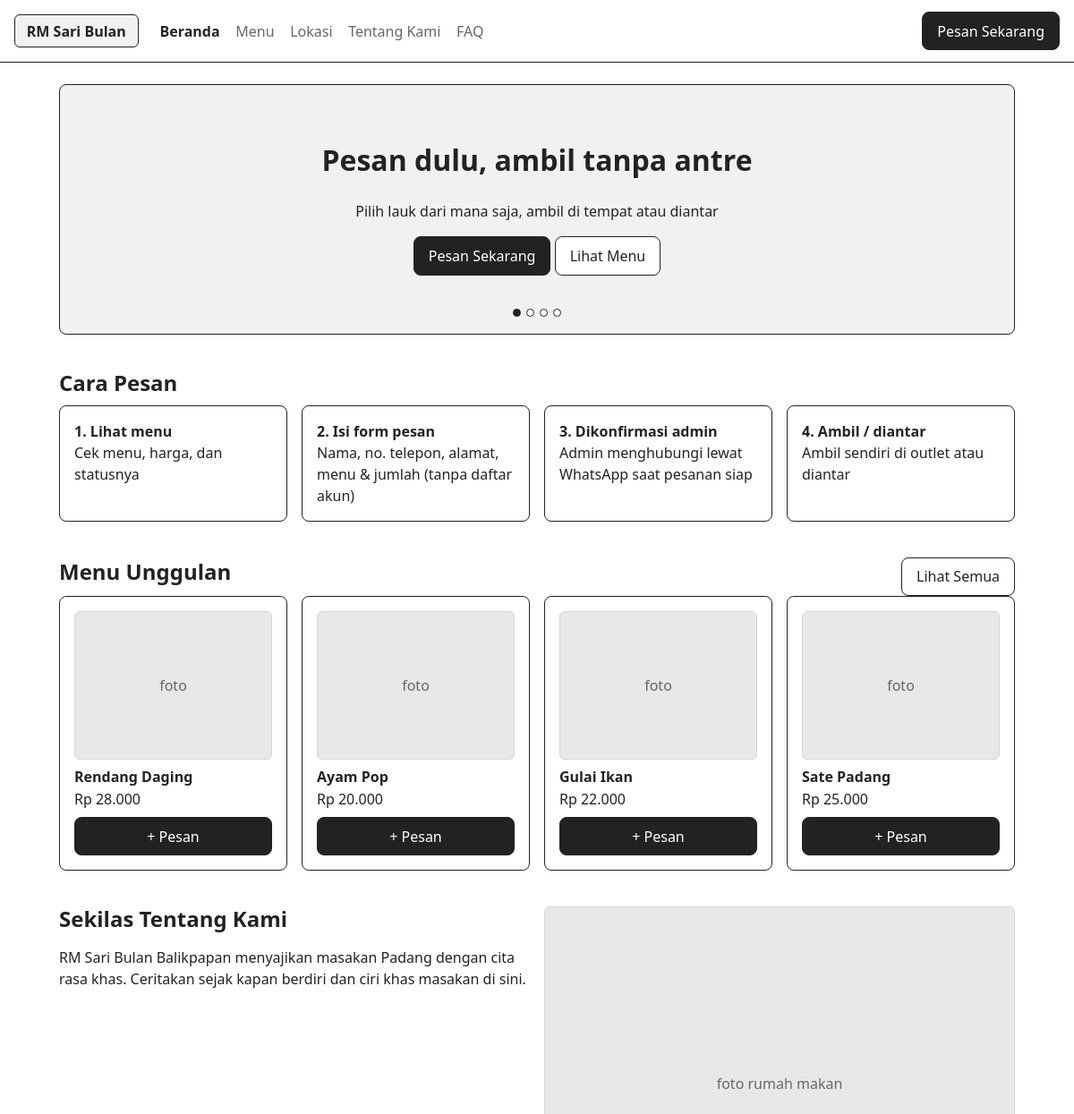
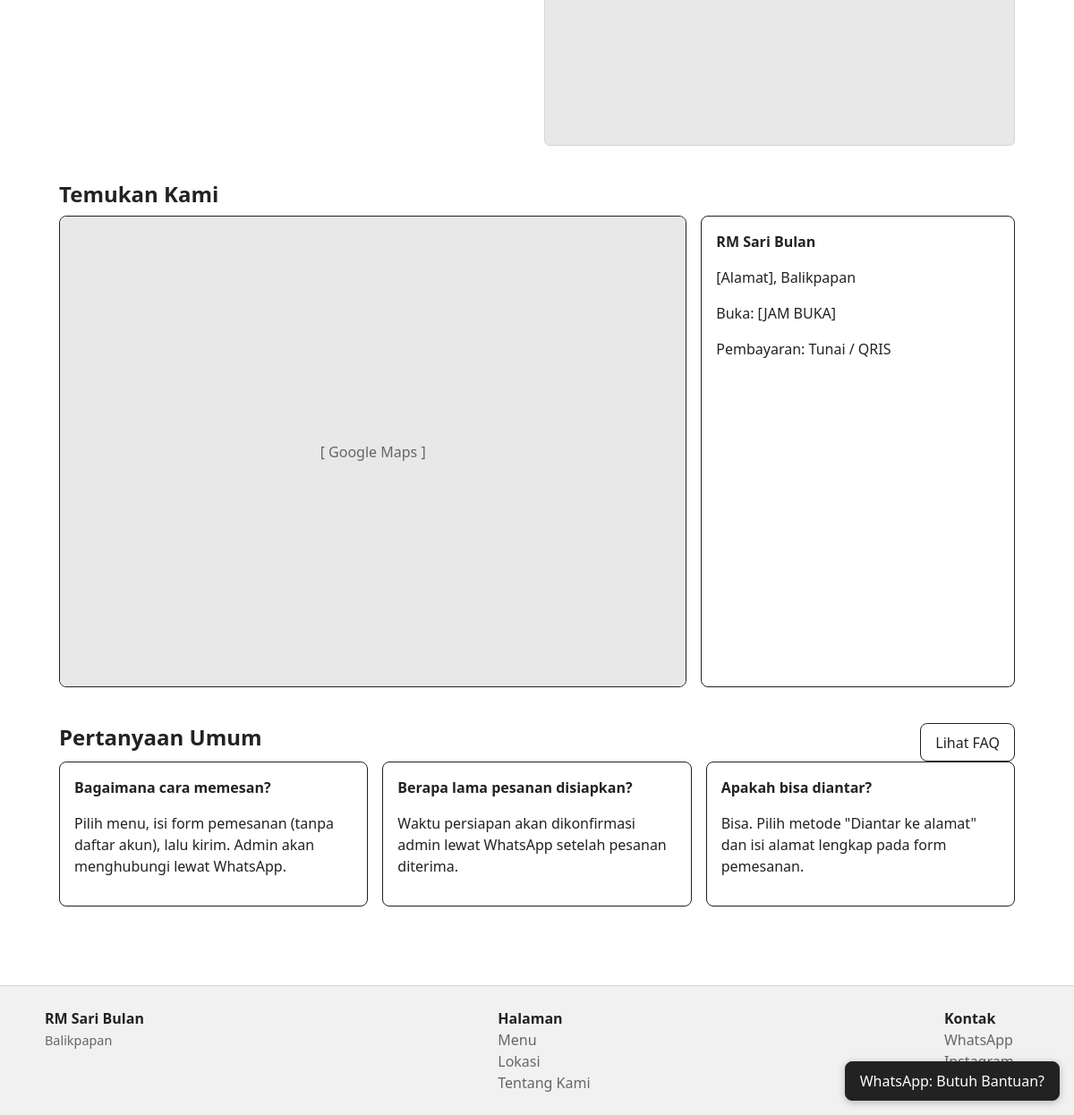
The page / on the database its author committed (2 pictures, top to bottom).
### tables this page shows
CREATE TABLE menu (
  id_menu    INT UNSIGNED NOT NULL AUTO_INCREMENT,
  nama_menu  VARCHAR(100) NOT NULL,
  kategori   ENUM('Lauk','Sayur','Minuman','Paket') NOT NULL DEFAULT 'Lauk',
  harga      INT UNSIGNED NOT NULL,
  deskripsi  TEXT NULL,
  gambar     VARCHAR(255) NULL,
  status     ENUM('tersedia','habis') NOT NULL DEFAULT 'tersedia',   
  created_at TIMESTAMP NOT NULL DEFAULT CURRENT_TIMESTAMP,
  PRIMARY KEY (id_menu),
  KEY idx_menu_kategori (kategori),
  KEY idx_menu_status (status)
);

CREATE TABLE faq_feedback (
  id_faq_feedback INT UNSIGNED NOT NULL AUTO_INCREMENT,
  id_user         INT UNSIGNED NULL,
  tipe            ENUM('faq','kritik') NOT NULL,
  judul           VARCHAR(255) NULL,
  isi             TEXT NOT NULL,
  nama_pengirim   VARCHAR(100) NULL,
  created_at      TIMESTAMP NOT NULL DEFAULT CURRENT_TIMESTAMP,
  PRIMARY KEY (id_faq_feedback),
  KEY idx_ff_tipe (tipe),
  CONSTRAINT fk_ff_user FOREIGN KEY (id_user) REFERENCES users(id_user)
    ON DELETE SET NULL ON UPDATE CASCADE
);

### index.php (called while the page is built, shortened)
<?php
function e($v): string
{
    return htmlspecialchars((string)$v, ENT_QUOTES | ENT_SUBSTITUTE, 'UTF-8');
}
function app(?string $key = null)
{
    static $cfg = null;
    $cfg ??= (require BASE_PATH . '/config/database.php')['app'];
    return $key === null ? $cfg : ($cfg[$key] ?? null);
}
function url(string $route = 'home', array $params = []): string
{
    if ($route === 'home' && !$params) return 'index.php';
    return 'index.php?' . http_build_query(['r' => $route] + $params);
}
function render(string $view, array $data = [], string $layout = 'home/layout'): void
{
    extract($data, EXTR_SKIP);
    require BASE_PATH . "/views/$view.php";
    $content = ob_get_clean();
    require BASE_PATH . "/views/$layout.php";
}
function rupiah($n): string { return 'Rp ' . number_format((float)$n, 0, ',', '.'); }
function wa_link(string $phone, string $text = ''): string
{
    $d = preg_replace('/\D+/', '', $phone);
    return 'https://wa.me/' . $d . ($text !== '' ? '?text=' . rawurlencode($text) : '');
}
spl_autoload_register(function (string $class): void {
    foreach (['controllers', 'models', 'core'] as $dir) {
        $file = BASE_PATH . "/$dir/$class.php";
        if (is_file($file)) { require $file; return; }
    }
});
$routes = [
    'home'            => ['MenuController',        'home',          'GET'],
    'menu'            => ['MenuController',        'index',         'GET'],
    'order'           => ['OrderController',       'form',          'GET'],
    'order/store'     => ['OrderController',       'store',         'POST'],
    'order/done'      => ['OrderController',       'done',          'GET'],
    'faq'             => ['FaqFeedbackController', 'index',         'GET'],
    'feedback/store'  => ['FaqFeedbackController', 'kirim',         'POST'],
    'login'           => ['AuthController',        'showLogin',     'GET'],
    'login/proses'    => ['AuthController',        'login',         'POST'],
    'logout'          => ['AuthController',        'logout',        'POST'],
    'admin/orders'        => ['OrderController',       'adminIndex',    'GET',  true],
    'admin/orders/update' => ['OrderController',       'adminUpdate',   'POST', true],
    'admin/menu'          => ['MenuController',        'adminIndex',    'GET',  true],
    'admin/menu/save'     => ['MenuController',        'save',          'POST', true],
    'admin/menu/delete'   => ['MenuController',        'delete',        'POST', true],
    'admin/faq'           => ['FaqFeedbackController', 'adminIndex',    'GET',  true],
    'admin/faq/save'      => ['FaqFeedbackController', 'faqSave',       'POST', true],
    'admin/faq/delete'    => ['FaqFeedbackController', 'faqDelete',     'POST', true],
    'admin/feedback/delete' => ['FaqFeedbackController', 'feedbackDelete', 'POST', true],
];
$route = (string)($_GET['r'] ?? 'home');
try {
    [$class, $method, $verb] = $routes[$route];
    (new $class())->$method();
} catch (Throwable $e) {
    error_log($e);
    http_response_code(500);
    $pesan = app('debug') ? $e->getMessage() : 'Terjadi kesalahan pada server. Silakan coba lagi nanti.';
    render('home/error', ['title' => 'Kesalahan', 'pesan' => $pesan]);
}

### controllers/MenuController.php (called while the page is built, shortened)
<?php
class MenuController
{
    public function home(): void
    {
        render('home/index', [
            'title'    => 'Beranda',
            'active'   => 'home',
            'featured' => Menu::featured(4),
            'faqs'     => FaqFeedback::faqs(3),
        ]);
    }
}

### core/QueryBuilder.php (called while the page is built, shortened)
<?php
class QueryBuilder
{
    private PDO $pdo;
    private string $table;
    private string $columns = '*';
    private array $wheres = [];
    private array $bindings = [];
    private array $orders = [];
    private ?int $limit = null;
    private function __construct(string $table)
    {
        $this->table = self::ident($table);
        $this->pdo = Database::connection();
    }
    private static function ident(string $name): string
    {
        return $name;
    }
    public function where(string $column, string $op, $value): self
    {
        $this->wheres[] = self::ident($column) . " $op ?";
        $this->bindings[] = $value;
        return $this;
    }
    public function orderBy(string $column, string $dir = 'ASC'): self
    {
        $this->orders[] = self::ident($column) . ' ' . (strtoupper($dir) === 'DESC' ? 'DESC' : 'ASC');
        return $this;
    }
    public function limit(int $limit): self
    {
        $this->limit = $limit;
        return $this;
    }
    private function whereSql(): string
    {
        return $this->wheres ? ' WHERE ' . implode(' AND ', $this->wheres) : '';
    }
    private function run(string $sql, array $params): PDOStatement
    {
        $stmt = $this->pdo->prepare($sql);
        $stmt->execute($params);
        return $stmt;
    }
    public function get(): array
    {
        $sql = "SELECT {$this->columns} FROM {$this->table}";
        $sql .= $this->whereSql();
        if ($this->orders) $sql .= ' ORDER BY ' . implode(', ', $this->orders);
        if ($this->limit !== null)  $sql .= ' LIMIT ' . (int)$this->limit;
        return $this->run($sql, $this->bindings)->fetchAll();
    }
}

### config/database.php (called while the page is built)
<?php
return [
    'database' => [
        'host'     => 'localhost',
        'port'     => 3306,
        'dbname'   => 'preorder_sari_bulan',
        'username' => 'root',
        'password' => '',
        'charset'  => 'utf8mb4',
    ],
    'app' => [
        'nama'       => 'RM Sari Bulan',
        'kota'       => 'Balikpapan',
        'alamat'     => '[Alamat], Balikpapan',
        'jam_buka'   => '[JAM BUKA]',
        'wa'         => '6281234567890',
        'instagram'  => 'https://instagram.com/',
        'maps_embed' => '',
        'tentang'    => 'RM Sari Bulan Balikpapan menyajikan masakan Padang dengan cita rasa khas. Ceritakan sejak kapan berdiri dan ciri khas masakan di sini.',
        'debug'      => false,
    ],
];

### core/Database.php (called while the page is built)
<?php
class Database
{
    private static ?PDO $pdo = null;
    public static function connection(): PDO
    {
        if (self::$pdo === null) {
            $c = (require BASE_PATH . '/config/database.php')['database'];
            $dsn = "mysql:host={$c['host']};port={$c['port']};dbname={$c['dbname']};charset={$c['charset']}";
            self::$pdo = new PDO($dsn, $c['username'], $c['password'], [
                PDO::ATTR_ERRMODE            => PDO::ERRMODE_EXCEPTION,
                PDO::ATTR_DEFAULT_FETCH_MODE => PDO::FETCH_ASSOC,
                PDO::ATTR_EMULATE_PREPARES   => false,
            ]);
        }
        return self::$pdo;
    }
}

### models/Menu.php (called while the page is built, shortened)
<?php
class Menu
{
    public static function featured(int $n = 4): array
    {
        return QueryBuilder::table('menu')->where('status', '=', 'tersedia')->orderBy('id_menu', 'DESC')->limit($n)->get();
    }
}

### models/FaqFeedback.php (called while the page is built, shortened)
<?php
class FaqFeedback
{
    public static function faqs(?int $limit = null): array
    {
        $q = QueryBuilder::table('faq_feedback')->where('tipe', '=', 'faq')->orderBy('id_faq_feedback');
        if ($limit) $q->limit($limit);
        return $q->get();
    }
}

### views/menu/_card.php (the view, shortened to what this page needs)
<div class="card menu-card">
  <?php if ($m['gambar']): ?>
    <img class="thumb" src="uploads/menu/<?= e($m['gambar']) ?>" alt="<?= e($m['nama_menu']) ?>" loading="lazy">
  <?php else: ?><div class="ph">foto</div><?php endif; ?>
  <h3><?= e($m['nama_menu']) ?></h3>
  <div class="price"><?= rupiah($m['harga']) ?></div>
  <div style="margin-top:.5rem">
  <?php if ($m['status'] === 'tersedia'): ?>
    <a class="btn btn-dark btn-block" href="<?= url('order', ['menu' => $m['id_menu']]) ?>"><?= !empty($detail) ? 'Pesan' : '+ Pesan' ?></a>
  <?php else: ?>
    <span class="btn btn-block off">Habis</span>
  <?php endif; ?>
  </div>
</div>

### views/home/index.php (shortened to what this page needs)
<section class="hero" id="hero">
  <?php foreach ([
    ['Pesan dulu, ambil tanpa antre', 'Pilih lauk dari mana saja, ambil di tempat atau diantar'],
    ['Masakan Padang khas Balikpapan', 'Rendang, ayam pop, gulai ikan, dan sate Padang'],
    ['Tanpa daftar akun', 'Cukup isi form pemesanan, admin akan menghubungi lewat WhatsApp'],
    ['Bayar tunai atau QRIS', 'Pilih metode yang paling nyaman untuk Anda'],
  ] as $i => [$h, $p]): ?>
    <div class="slide <?= $i === 0 ? 'on' : '' ?>">
      <h1><?= e($h) ?></h1><p><?= e($p) ?></p>
      <div><a class="btn btn-dark" href="<?= url('order') ?>">Pesan Sekarang</a> <a class="btn" href="<?= url('menu') ?>">Lihat Menu</a></div>
    </div>
  <?php endforeach; ?>
  <div class="dots"><i class="dot on"></i><i class="dot"></i><i class="dot"></i><i class="dot"></i></div>
</section>
<section class="section">
  <h2>Cara Pesan</h2>
  <div class="grid g4">
    <div class="card"><strong>1. Lihat menu</strong><br>Cek menu, harga, dan statusnya</div>
    <div class="card"><strong>2. Isi form pesan</strong><br>Nama, no. telepon, alamat, menu &amp; jumlah (tanpa daftar akun)</div>
    <div class="card"><strong>3. Dikonfirmasi admin</strong><br>Admin menghubungi lewat WhatsApp saat pesanan siap</div>
    <div class="card"><strong>4. Ambil / diantar</strong><br>Ambil sendiri di outlet atau diantar</div>
  </div>
</section>
<section class="section">
  <div class="row-between"><h2>Menu Unggulan</h2><a class="btn" href="<?= url('menu') ?>">Lihat Semua</a></div>
  <?php if (!$featured): ?>
    <p class="muted">Belum ada menu.</p>
  <?php else: ?>
    <div class="grid g4">
      <?php foreach ($featured as $m): $detail = false; include BASE_PATH . '/views/menu/_card.php'; endforeach; ?>
    </div>
  <?php endif; ?>
</section>
<section class="section grid g2" id="tentang">
  <div>
    <h2>Sekilas Tentang Kami</h2>
    <p><?= e(app('tentang')) ?></p>
  </div>
  <div class="ph" style="min-height:200px">foto rumah makan</div>
</section>
<section class="section" id="lokasi">
  <h2>Temukan Kami</h2>
  <div class="grid" style="grid-template-columns:2fr 1fr">
    <div class="map">
      <?php if (app('maps_embed')): ?>
        <iframe src="<?= e(app('maps_embed')) ?>" loading="lazy" allowfullscreen></iframe>
      <?php else: ?><div class="ph" style="height:100%;border:0">[ Google Maps ]</div><?php endif; ?>
    </div>
    <div class="card">
      <strong><?= e(app('nama')) ?></strong>
      <p><?= e(app('alamat')) ?></p>
      <p>Buka: <?= e(app('jam_buka')) ?></p>
      <p>Pembayaran: Tunai / QRIS</p>
    </div>
  </div>
</section>
<section class="section">
  <div class="row-between"><h2>Pertanyaan Umum</h2><a class="btn" href="<?= url('faq') ?>">Lihat FAQ</a></div>
  <div class="grid g3">
    <?php foreach ($faqs as $f): ?>
      <div class="card"><strong><?= e($f['judul']) ?></strong><p><?= e($f['isi']) ?></p></div>
    <?php endforeach; ?>
  </div>
</section>

### views/home/layout.php (shortened to what this page needs)
<!DOCTYPE html>
<html lang="id">
<head>
</head>
<body>
<?php $active = $active ?? ''; ?>
<header class="nav">
  <a class="logo" href="<?= url() ?>"><?= e(app('nama')) ?></a>
  <nav>
    <a href="<?= url() ?>" class="<?= $active === 'home' ? 'on' : '' ?>">Beranda</a>
    <a href="<?= url('menu') ?>" class="<?= $active === 'menu' ? 'on' : '' ?>">Menu</a>
    <a href="<?= url() ?>#lokasi">Lokasi</a>
    <a href="<?= url() ?>#tentang">Tentang Kami</a>
    <a href="<?= url('faq') ?>" class="<?= $active === 'faq' ? 'on' : '' ?>">FAQ</a>
  </nav>
  <a class="btn btn-dark" href="<?= url('order') ?>">Pesan Sekarang</a>
</header>
<div class="container">
  <?= $content ?>
</div>
<footer class="footer">
  <div class="in">
    <div><strong><?= e(app('nama')) ?></strong><br><span class="muted"><?= e(app('kota')) ?></span></div>
    <div><strong>Halaman</strong>
      <a href="<?= url('menu') ?>">Menu</a><a href="<?= url() ?>#lokasi">Lokasi</a><a href="<?= url() ?>#tentang">Tentang Kami</a>
    </div>
    <div><strong>Kontak</strong>
      <a href="<?= e(wa_link(app('wa'))) ?>" target="_blank" rel="noopener">WhatsApp</a>
      <a href="<?= e(app('instagram')) ?>" target="_blank" rel="noopener">Instagram</a>
      <a href="<?= url('login') ?>">Login Admin</a>
    </div>
  </div>
</footer>
<a class="btn btn-dark wa-float" href="<?= e(wa_link(app('wa'), 'Halo ' . app('nama') . ', saya butuh bantuan.')) ?>" target="_blank" rel="noopener">WhatsApp: Butuh Bantuan?</a>
</body>
</html>

### views/home/style.php (style rules this page uses)
:root { --ink:#222;--muted:#666;--line:#d6d6d6;--bg:#fff;--soft:#f1f1f1;--accent:#222;--danger:#9b1c1c;--ok:#1f6b3a }
* { box-sizing:border-box }
body { margin:0;font-family:system-ui,-apple-system,"Segoe UI",Roboto,sans-serif;color:var(--ink);background:var(--bg);line-height:1.5 }
a { color:inherit }
h1,h2,h3 { line-height:1.2;margin:0 0 .6rem }
.container { max-width:1100px;margin:0 auto;padding:1.5rem 1rem 3rem }
.muted { color:var(--muted);font-size:.9rem }
.section { margin:2.5rem 0 }
.row-between { display:flex;justify-content:space-between;align-items:center;gap:1rem;flex-wrap:wrap }
.nav { display:flex;align-items:center;gap:1.5rem;padding:.8rem 1rem;border-bottom:1px solid var(--ink);flex-wrap:wrap }
.logo { font-weight:700;text-decoration:none;border:1px solid var(--ink);padding:.35rem .8rem;border-radius:6px;background:var(--soft) }
.nav nav { display:flex;gap:1.1rem;flex:1;flex-wrap:wrap }
.nav nav a { text-decoration:none;color:var(--muted) }
.nav nav a.on { color:var(--ink);font-weight:700 }
.btn { display:inline-block;padding:.55rem 1rem;border:1px solid var(--ink);border-radius:8px;background:#fff;color:var(--ink);text-decoration:none;cursor:pointer;font:inherit }
.btn-dark { background:var(--accent);color:#fff }
.btn-block { display:block;width:100%;text-align:center }
.card { border:1px solid var(--ink);border-radius:8px;padding:1rem;background:#fff }
.grid { display:grid;gap:1rem }
.g4 { grid-template-columns:repeat(4,1fr) }
.g3 { grid-template-columns:repeat(3,1fr) }
.g2 { grid-template-columns:1fr 1fr }
.ph { background:#e8e8e8;border:1px solid var(--line);border-radius:6px;display:flex;align-items:center;justify-content:center;color:var(--muted);aspect-ratio:4/3 }
.menu-card h3 { font-size:1rem;margin:.6rem 0 .2rem }
.price { margin:.2rem 0 .5rem }
.hero { position:relative;background:var(--soft);border:1px solid var(--ink);border-radius:8px;min-height:280px;overflow:hidden }
.slide { position:absolute;inset:0;display:flex;flex-direction:column;align-items:center;justify-content:center;text-align:center;padding:1rem;opacity:0;transition:opacity .6s }
.slide.on { opacity:1 }
.slide h1 { font-size:2rem }
.dots { position:absolute;bottom:.8rem;width:100%;text-align:center }
.dot { display:inline-block;width:9px;height:9px;border-radius:50%;border:1px solid var(--ink);margin:0 3px;background:#fff }
.dot.on { background:var(--ink) }
.map { border:1px solid var(--ink);border-radius:8px;min-height:240px;background:#e8e8e8;overflow:hidden }
.footer { background:var(--soft);border-top:1px solid var(--line);padding:1.5rem 1rem }
.footer .in { max-width:1100px;margin:0 auto;display:flex;justify-content:space-between;gap:2rem;flex-wrap:wrap }
.footer a { display:block;text-decoration:none;color:var(--muted) }
.wa-float { position:fixed;right:16px;bottom:16px;z-index:10;box-shadow:0 2px 8px rgba(0,0,0,.25) }

### rows shown on the page
menu: shows "foto", nama_menu "Rendang Daging", harga "Rp 28.000"
menu: shows "foto", nama_menu "Ayam Pop", harga "Rp 20.000"
menu: shows "foto", nama_menu "Gulai Ikan", harga "Rp 22.000"
menu: shows "foto", nama_menu "Sate Padang", harga "Rp 25.000"
faq_feedback: judul "Bagaimana cara memesan?", isi "Pilih menu, isi form pemesanan (tanpa daftar akun), lalu kirim. Admin akan menghubungi lewat WhatsApp."
faq_feedback: judul "Berapa lama pesanan disiapkan?", isi "Waktu persiapan akan dikonfirmasi admin lewat WhatsApp setelah pesanan diterima."
faq_feedback: judul "Apakah bisa diantar?", isi "Bisa. Pilih metode \"Diantar ke alamat\" dan isi alamat lengkap pada form pemesanan."

### other values the page prints
app('nama') "RM Sari Bulan"
$h "Pesan dulu, ambil tanpa antre"
$p "Pilih lauk dari mana saja, ambil di tempat atau diantar"
app('tentang') "RM Sari Bulan Balikpapan menyajikan masakan Padang dengan cita rasa khas. Ceritakan sejak kapan berdiri dan ciri khas masakan di sini."
app('alamat') "[Alamat], Balikpapan"
app('jam_buka') "[JAM BUKA]"
app('kota') "Balikpapan"
